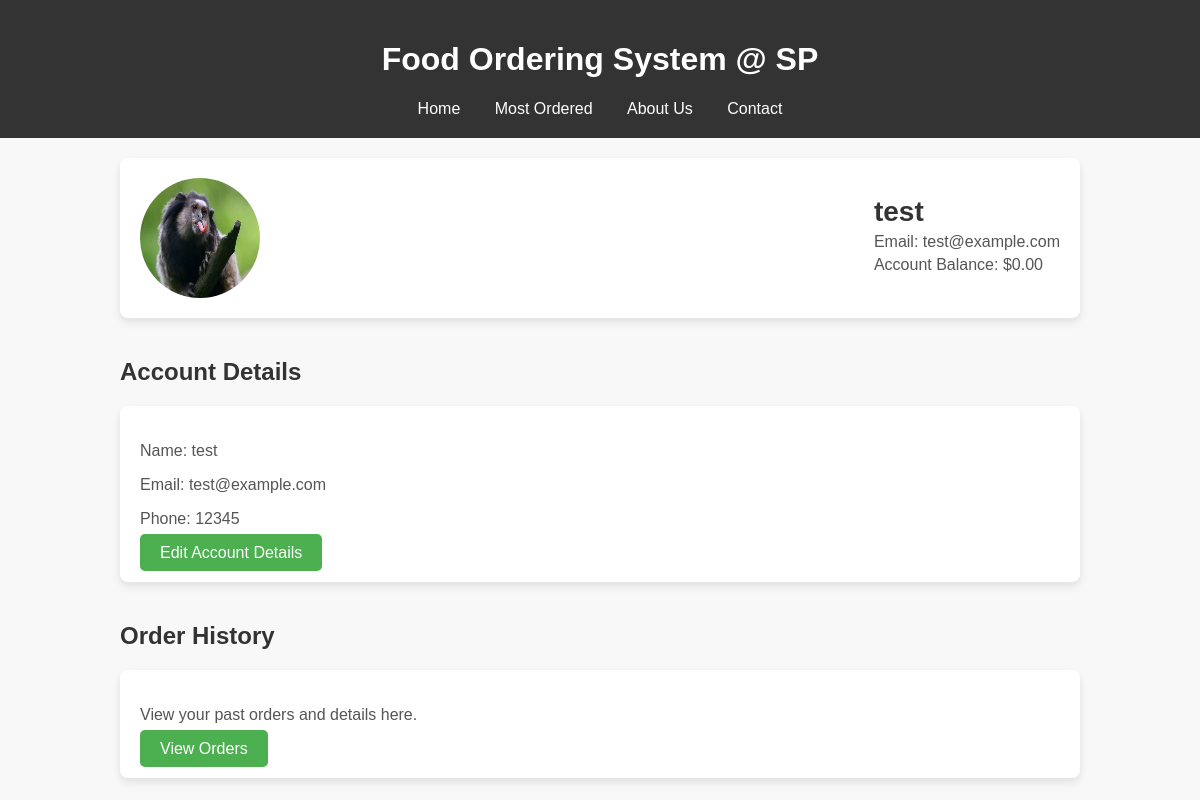
Before: /Client/profile.php (signed in) with the older database file.
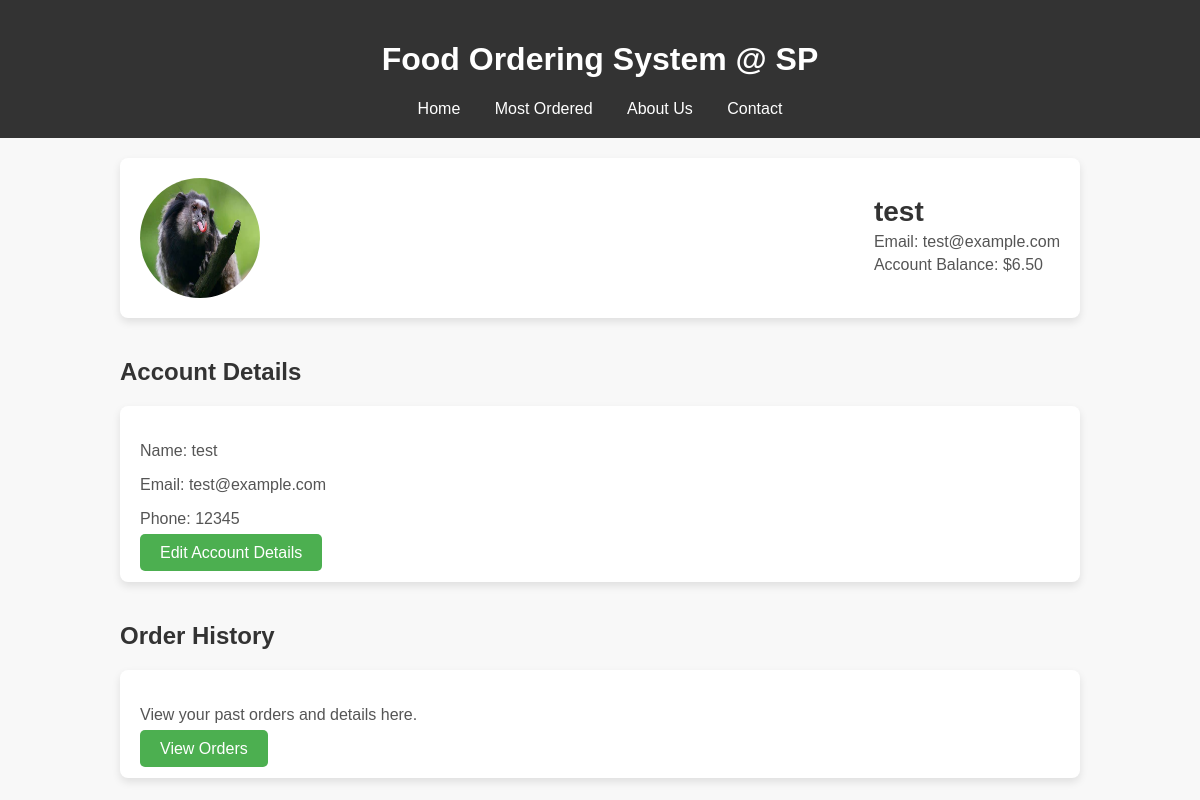
After: the same page with the newer database file.
### tables this page shows
CREATE TABLE `users` (
  `user_id` int(11) NOT NULL,
  `username` varchar(100) NOT NULL,
  `email` varchar(100) NOT NULL,
  `password` varchar(255) NOT NULL,
  `phone` varchar(15) DEFAULT NULL,
  `profile_picture` varchar(255) DEFAULT NULL,
  `account_balance` decimal(10,2) DEFAULT 0.00,
  `roles` varchar(15) DEFAULT NULL,
  `stall_id` int(11) DEFAULT NULL,
  `food_court_id` int(11) DEFAULT NULL
);

### Client/profile.php (the view, shortened to what this page needs)
<?php
include $_SERVER['DOCUMENT_ROOT'] . '/projectCSAD/Scripts/common.php';
include $_SERVER['DOCUMENT_ROOT'] . '/projectCSAD/Scripts/Account.php';
echo $main_head;
$user_id = $_SESSION['user_id'];
$query = "SELECT * FROM users WHERE user_id = ?";
$stmt = $conn->prepare($query);
$stmt->bind_param("i", $user_id);
$stmt->execute();
$result = $stmt->get_result();
if ($user = $result->fetch_assoc()) {
} else {
    session_destroy();
    header('Location: ../UserProcess/login.php');
    exit();
}
?>
<!DOCTYPE html>
<html lang="en">
<head>
</head>
<body>
<div class="container">
    <div class="profile-header">
    <img src="<?= htmlspecialchars($user['profile_picture'] ?: '../assets/default_profile_pic.jpg') ?>" alt="User Profile Picture">
    <div>
        <h2><?= htmlspecialchars($user['username']) ?></h2>
        <div class="info">
            <p>Email: <?= htmlspecialchars($user['email']) ?></p>
            <p>Account Balance: $<?= htmlspecialchars($user['account_balance']) ?></p>
        </div>
    </div>
</div>
<section id="view-section">
    <h2 class="section-title">Account Details</h2>
    <div class="section-content">
        <p>Name: <?= htmlspecialchars($user['username']) ?></p>
        <p>Email: <?= htmlspecialchars($user['email']) ?></p>
        <p>Phone: <?= htmlspecialchars($user['phone']) ?></p>
        <a href="javascript:void(0);" class="button" onclick="toggleEditForm()">Edit Account Details</a>
    </div>
</section>
    <section>
        <h2 class="section-title">Order History</h2>
        <div class="section-content">
            <p>View your past orders and details here.</p>
            <a href="OrderHistory.php" class="button">View Orders</a>
        </div>
    </section>
</div>
</body>
</html>

Changed rows visible on the page:
changed users "test": account_balance "0.00" → "6.50"
